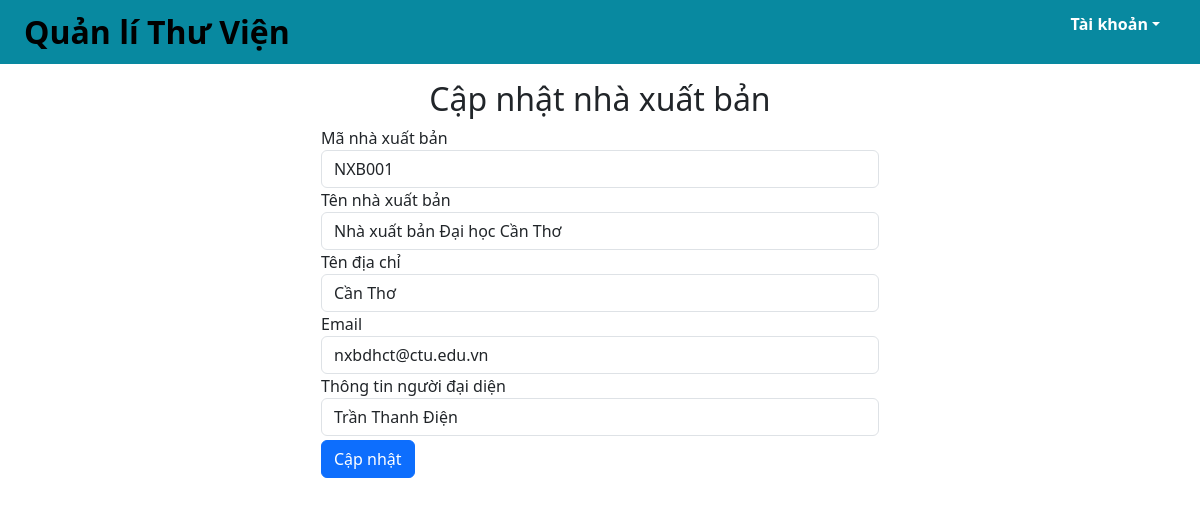
The page /sua_nxb2.php?maNXB=NXB001 on the database its author committed.
### tables this page shows
create table nhaXuatBan (
	maNXB char(10) not null,
    tenNXB varchar(50) not null,
    diaChi varchar(100),
    email varchar(50),
    ttNguoiDaiDien varchar(255),
    primary key (maNXB)
);

### src/functions.php (called while the page is built, shortened)
<?php
function html_escape(string|null $text): string
{
    return htmlspecialchars($text ?? '', ENT_QUOTES, 'UTF-8', false);
}

### public/sua_nxb2.php (the view, shortened to what this page needs)
<?php
require_once __DIR__ . '/../src/connect.php';
$maNXB = isset($_REQUEST['maNXB']) ?
    $_REQUEST['maNXB'] : '';
$sql = "CALL hthiThongTinNXB(:maNXB)";
$stmt = $pdo->prepare($sql);
$stmt->execute(['maNXB' => $maNXB]);
$nhaXuatBan = $stmt->fetch(PDO::FETCH_ASSOC);
include_once __DIR__ . '/../src/partials/header2.php'
?>
<div class="container">
    <div class="row">
        <div class="col">
            <h2 class="text-center">Cập nhật nhà xuất bản</h2>
            <form method="post" enctype="multipart/form-data" class="col-md-6 offset-md-3">
                <div class="form-group">
                    <label for="maNXB">Mã nhà xuất bản</label>
                    <input type="text" name="maNXB" class="form-control" maxlen="10" id="maNXB"
                        placeholder="Nhập nhà xuất bản" value="<?= html_escape($nhaXuatBan['maNXB']) ?>" readonly />
                </div>
                <div class="form-group">
                    <label for="tenNXB">Tên nhà xuất bản</label>
                    <input type="text" name="tenNXB" class="form-control" maxlen="50" id="tenNXB"
                        placeholder="Nhập tên nhà xuất bản" value="<?= html_escape($nhaXuatBan['tenNXB']) ?>"
                        required />
                </div>
                <div class="form-group">
                    <label for="diaChi">Tên địa chỉ</label>
                    <input type="text" name="diaChi" class="form-control" maxlen="100" id="diaChi"
                        placeholder="Nhập địa chỉ" value="<?= html_escape($nhaXuatBan['diaChi']) ?>" />
                </div>
                <div class="form-group">
                    <label for="email">Email </label>
                    <input type="email" name="email" class="form-control" maxlen="50" id="email"
                        placeholder="Nhập email" value="<?= html_escape($nhaXuatBan['email']) ?>" />
                </div>
                <div class="form-group">
                    <label for="ttNguoiDaiDien">Thông tin người đại diện </label>
                    <input type="text" name="ttNguoiDaiDien" class="form-control" maxlen="255" id="ttNguoiDaiDien"
                        placeholder="Nhập thông tin người đại diện"
                        value="<?= html_escape($nhaXuatBan['ttNguoiDaiDien']) ?>" />
                </div>
                <button type="submit" name="submit" class="btn btn-primary mt-1">Cập nhật</button>
            </form>
        </div>
    </div>
</div>
<?php
include_once __DIR__ . '/../src/partials/footer.php'
?>

### rows shown on the page
nhaxuatban: maNXB "NXB001", tenNXB "Nhà xuất bản Đại học Cần Thơ", diaChi "Cần Thơ", email "nxbdhct@ctu.edu.vn", ttNguoiDaiDien "Trần Thanh Điện"
